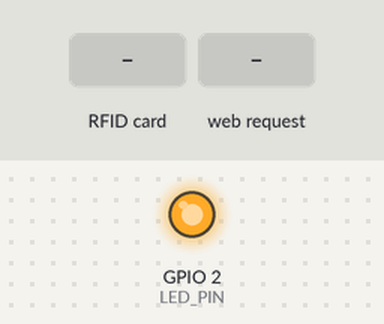
A program run on a simulated ESP32. Parts: output pins drawn as LEDs (lit = HIGH). The inputs (shaded band) are chosen by the test bench. WiFi joins after 1.5 s; servers stay silent unless stated; what the program prints to the serial monitor is not drawn.

Above: at 3.7 s.
3.8 s: RFID card 5E 7A 19 C4 held to the reader
5.5 s: HTTP request GET /open received
At 6.4 s:
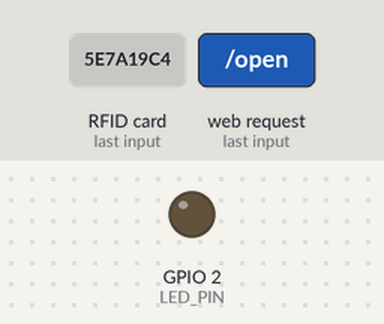
Timing chart, 0 to 10.0 s (numbered marks = the images above; inputs shaded):
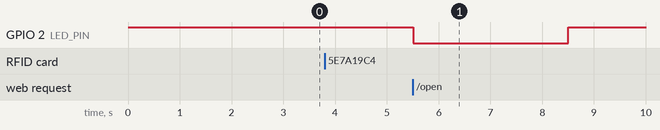

The program:

main.cpp
```cpp
// ####  Código Principal  ####################################################################
#include "Arduino.h"
#include "WiFi.h"
#include <HTTPClient.h>
#include "ESPAsyncWebServer.h"
#include <SPI.h>     //INCLUSÃO DE BIBLIOTECA
#include "MFRC522.h" //INCLUSÃO DE BIBLIOTECA

#define LED_PIN 2

#define SS_PIN 5  // PINO SDA
#define RST_PIN 0 // PINO DE RESET

#define SIZE_BUFFER 18
#define MAX_SIZE_BLOCK 16

// esse objeto 'chave' é utilizado para autenticação
MFRC522::MIFARE_Key key;
// código de status de retorno da autenticação
MFRC522::StatusCode status;

MFRC522 mfrc522(SS_PIN, RST_PIN); // PASSAGEM DE PARÂMETROS REFERENTE AOS PINOS

const char *ssid = "Erick";
const char *password = "@abcdefgh";

const char *serverHelloWorld = "http://192.168.229.33/";
const char *serverGetUserByCode = "http://192.168.229.33/confirmCode/";

unsigned long previousMillis = 0;
const long interval = 5000;

// Definindo um servidor na porta 80
AsyncWebServer server(80);

String serverResponse;

String httpGETRequest(const char *serverName);

char *awaitAndGetTag();

void openLock();

String code;

char arr[10];

void setup()
{
  pinMode(LED_PIN, OUTPUT);

  digitalWrite(LED_PIN, 1);

  Serial.begin(115200);
  delay(1000);

  SPI.begin();        // INICIALIZA O BARRAMENTO SPI
  mfrc522.PCD_Init(); // INICIALIZA MFRC522

  WiFi.mode(WIFI_STA); // Optional
  WiFi.begin(ssid, password);
  Serial.println("\nConnecting");

  while (WiFi.status() != WL_CONNECTED)
  {
    Serial.print(".");
    delay(100);
  }

  Serial.println("\nConnected to the WiFi network");
  Serial.print("Local ESP32 IP: ");
  Serial.println(WiFi.localIP());

  server.on("/code", HTTP_GET, [](AsyncWebServerRequest *request)
            { request->send_P(200, "text/plain", awaitAndGetTag()); });
  server.on("/open", HTTP_GET, [](AsyncWebServerRequest *request)
            { openLock();
                  request->send_P(200, "text/plain", "Ok"); });

  // cors
  DefaultHeaders::Instance().addHeader("Access-Control-Allow-Origin", "*");
  server.begin();
}

void loop()
{
  // Aguarda a aproximacao do cartao
  if (!mfrc522.PICC_IsNewCardPresent())
  {
    return;
  }
  // Seleciona um dos cartoes
  if (!mfrc522.PICC_ReadCardSerial())
  {
    return;
  }

  byte uidSize = sizeof(mfrc522.uid.uidByte);

  // initialise character array
  memset(arr, 0, sizeof(arr));

  for (int cnt = 0; cnt < uidSize; cnt++)
  {
    // convert byte to its ascii representation
    sprintf(&arr[cnt * 2], "%02X", mfrc522.uid.uidByte[cnt]);
  }

  // instrui o PICC quando no estado ACTIVE a ir para um estado de "parada"
  mfrc522.PICC_HaltA();
  // "stop" a encriptação do PCD, deve ser chamado após a comunicação com autenticação, caso contrário novas comunicações não poderão ser iniciadas
  mfrc522.PCD_StopCrypto1();

  char *get_user_by_passcode_url = (char *)malloc(strlen(serverGetUserByCode) + strlen(arr) + 1);

  int tempLength = strlen(serverGetUserByCode) + strlen(arr);

  memcpy(get_user_by_passcode_url, serverGetUserByCode, strlen(serverGetUserByCode));
  memcpy(get_user_by_passcode_url + strlen(serverGetUserByCode), arr, strlen(arr) + 1);

  Serial.println(get_user_by_passcode_url);

  if (!(WiFi.status() == WL_CONNECTED))
  {
    Serial.println("WiFi Disconnected");

    while (WiFi.status() != WL_CONNECTED)
    {
      WiFi.begin(ssid, password);
      Serial.println("\nConnecting");

      Serial.print(".");
      delay(100);
    }

    Serial.println("\nConnected to the WiFi network");
    Serial.print("Local ESP32 IP: ");
    Serial.println(WiFi.localIP());

    return;
  }

  String payload = httpGETRequest(get_user_by_passcode_url);

  Serial.println(payload);

  if (payload == "1")
  {
    openLock();
  }
  else
  {
    Serial.println("Usuário não cadastrado.");
  }
}

void openLock()
{
  digitalWrite(LED_PIN, 0);
  Serial.println("Aberto");
  delay(3000);
  digitalWrite(LED_PIN, 1);
  Serial.println("Fechado");
}

String httpGETRequest(const char *serverName)
{
  WiFiClient client;
  HTTPClient http;

  // Your Domain name with URL path or IP address with path
  http.begin(client, serverName);

  // Send HTTP POST request
  int httpResponseCode = http.GET();

  String payload = "--";

  if (httpResponseCode > 0)
  {
    Serial.print("HTTP Response code: ");
    Serial.println(httpResponseCode);
    payload = http.getString();
  }
  else
  {
    Serial.print("Error code: ");
    Serial.println(httpResponseCode);
  }
  // Free resources
  http.end();

  return payload;
}

char *awaitAndGetTag()
{

  Serial.println("Waiting for input...");

  while (true)
  {
    // Aguarda a aproximacao do cartao
    if (!mfrc522.PICC_IsNewCardPresent())
    {
      continue;
    }
    // Seleciona um dos cartoes
    if (!mfrc522.PICC_ReadCardSerial())
    {
      continue;
    }

    byte uidSize = sizeof(mfrc522.uid.uidByte);

    // initialise character array
    memset(arr, 0, sizeof(arr));

    for (int cnt = 0; cnt < uidSize; cnt++)
    {
      // convert byte to its ascii representation
      sprintf(&arr[cnt * 2], "%02X", mfrc522.uid.uidByte[cnt]);
    }

    Serial.println(arr);

    // instrui o PICC quando no estado ACTIVE a ir para um estado de "parada"
    mfrc522.PICC_HaltA();
    // "stop" a encriptação do PCD, deve ser chamado após a comunicação com autenticação, caso contrário novas comunicações não poderão ser iniciadas
    mfrc522.PCD_StopCrypto1();
    break;
  }

  return arr;
}

// ####  RFID BASE CODE  ##########################################################

// #include "Arduino.h"
// #include <SPI.h>     //INCLUSÃO DE BIBLIOTECA
// #include "MFRC522.h" //INCLUSÃO DE BIBLIOTECA

// #define SS_PIN 5  // PINO SDA
// #define RST_PIN 0 // PINO DE RESET

// #define SIZE_BUFFER 18
// #define MAX_SIZE_BLOCK 16

// // esse objeto 'chave' é utilizado para autenticação
// MFRC522::MIFARE_Key key;
// // código de status de retorno da autenticação
// MFRC522::StatusCode status;

// MFRC522 mfrc522(SS_PIN, RST_PIN); // PASSAGEM DE PARÂMETROS REFERENTE AOS PINOS

// void setup()
// {
//   Serial.begin(9600); // INICIALIZA A SERIAL
//   SPI.begin();        // INICIALIZA O BARRAMENTO SPI
//   mfrc522.PCD_Init(); // INICIALIZA MFRC522
// }

// void loop()
// {
//   // Aguarda a aproximacao do cartao
//   if (!mfrc522.PICC_IsNewCardPresent())
//   {
//     return;
//   }
//   // Seleciona um dos cartoes
//   if (!mfrc522.PICC_ReadCardSerial())
//   {
//     return;
//   }

//   for (byte i = 0; i < mfrc522.uid.size; i++)
//   {
//     Serial.print(mfrc522.uid.uidByte[i] < 0x10 ? " 0" : " ");
//     Serial.print(mfrc522.uid.uidByte[i], HEX);
//   }

//   // instrui o PICC quando no estado ACTIVE a ir para um estado de "parada"
//   mfrc522.PICC_HaltA();
//   // "stop" a encriptação do PCD, deve ser chamado após a comunicação com autenticação, caso contrário novas comunicações não poderão ser iniciadas
//   mfrc522.PCD_StopCrypto1();
// }

// ##  LED With input time interval  ###########################################

// To Start a typeable monitor in platformio run: pio device monitor --eol=CRLF --echo --filter send_on_enter

// #include "Arduino.h"

// static const int app_cpu = 1;

// static const int led_pin = 2;

// // Settings
// static const uint8_t buf_len = 20;

// // Globals
// static int led_delay = 500; // ms

// void taskSerialRead(void *parameter)
// {

//   char c;
//   char buf[buf_len];
//   uint8_t idx = 0;

//   // Clear whole buffer
//   memset(buf, 0, buf_len);

//   while (1)
//   {

//     // Read characters from serial
//     if (Serial.available() > 0)
//     {
//       c = Serial.read();

//       // Update delay variable and reset buffer if we get a newline character
//       if (c == '\n')
//       {
//         led_delay = atoi(buf);
//         Serial.print("Updated LED delay to: ");
//         Serial.println(led_delay);
//         memset(buf, 0, buf_len);
//         idx = 0;
//       }
//       else
//       {

//         // Only append if index is not over message limit
//         if (idx < buf_len - 1)
//         {
//           buf[idx] = c;
//           idx++;
//         }
//       }
//     }
//   }
// }
// void toggleLED(void *parameter)
// {
//   while (1)
//   {
//     digitalWrite(led_pin, HIGH);
//     vTaskDelay(led_delay / portTICK_PERIOD_MS);
//     digitalWrite(led_pin, LOW);
//     vTaskDelay(led_delay / portTICK_PERIOD_MS);
//   }
// }

// void setup()
// {
//   Serial.begin(9600);

//   pinMode(led_pin, OUTPUT);

//   // Task to run forever
//   //  xTaskCreate in vanilla FreeRTOS. However, in this library,
//   //  xTaskCreate run the task in any available core while
//   //  xTaskCreatePinnedToCore runs the task in an specific core
//   xTaskCreatePinnedToCore(
//       toggleLED,    // Function to be called
//       "Toogle LED", // Name of The Task
//       1024,         // Stack Size (bytes in ESP32, words in FreeRTOS)
//       NULL,         // Parameter to pass to function
//       1,            // Task Priority (0 to configMAX_PRIORITIES - 1)
//       NULL,         // task handle (a pointer to get status and terminate task)
//       app_cpu       // How many cores to use
//   );

//   xTaskCreatePinnedToCore(
//       taskSerialRead, // Function to be called
//       "Toogle LED",   // Name of The Task
//       1024,           // Stack Size (bytes in ESP32, words in FreeRTOS)
//       NULL,           // Parameter to pass to function
//       1,              // Task Priority (0 to configMAX_PRIORITIES - 1)
//       NULL,           // task handle (a pointer to get status and terminate task)
//       app_cpu         // How many cores to use
//   );

//   // In vanilla FreeRTOS, it's necessary to call vTaskStartScheduler() in main after setting up tasks.
//   // However, esp32 already uses a modified version of FreeRTOS to run the setup and loop function and
//   // initializes the FreeRTOS functions

//   // Delete "setup and loop" task
//   vTaskDelete(NULL);
// }

// void loop()
// {
// }

// #######  Demo Preemption  ####################################################

// #include "Arduino.h"

// static const int app_cpu = 1;

// static const int led_pin = 2;

// const char msg[] = "Erick Mandando Mensagem Usando RTOS";

// static TaskHandle_t task_1 = NULL;
// static TaskHandle_t task_2 = NULL;

// // Task: print to Serial Terminal with lower priority
// void task1(void *parameter)
// {
//   int msg_len = strlen(msg);

//   while (1)
//   {
//     Serial.println();
//     // Not sending the entire string at once to avoid it being stored
//     // in the serial buffer
//     for (int i = 0; i < msg_len; i++)
//     {
//       Serial.print(msg[i]);
//     }
//     Serial.println();
//     vTaskDelay(1000 / portTICK_PERIOD_MS);
//   }
// }

// // Task: print to Serial Terminal with higher priority
// void task2(void *parameter)
// {
//   while (1)
//   {
//     Serial.print('*');
//     vTaskDelay(100 / portTICK_PERIOD_MS);
//   }
// }

// void setup()
// {
//   // Slow rate to let the preemption occur
//   Serial.begin(300);

//   // Wait a moment to start to see the preemption
//   vTaskDelay(1000 / portTICK_PERIOD_MS);
//   Serial.println();
//   Serial.println("---- FreeTOS Preemption Demo ----");

//   Serial.print("Setup and loop running on core");
//   Serial.print(xPortGetCoreID());
//   Serial.print(" with priority ");
//   Serial.print(uxTaskPriorityGet(NULL));

//   // Task to run forever
//   //  xTaskCreate in vanilla FreeRTOS. However, in this library,
//   //  xTaskCreate run the task in any available core while
//   //  xTaskCreatePinnedToCore runs the task in an specific core
//   xTaskCreatePinnedToCore(
//       task1,         // Function to be called
//       "Print Frase", // Name of The Task
//       1024,          // Stack Size (bytes in ESP32, words in FreeRTOS)
//       NULL,          // Parameter to pass to function
//       1,             // Task Priority (0 to configMAX_PRIORITIES - 1)
//       &task_1,       // task handle (a pointer to get status and terminate task)
//       app_cpu        // How many cores to use
//   );

//   xTaskCreatePinnedToCore(
//       task2,        // Function to be called
//       "Print Star", // Name of The Task
//       1024,         // Stack Size (bytes in ESP32, words in FreeRTOS)
//       NULL,         // Parameter to pass to function
//       2,            // Task Priority (0 to configMAX_PRIORITIES - 1)
//       &task_2,      // task handle (a pointer to get status and terminate task)
//       app_cpu       // How many cores to use
//   );

//   // In vanilla FreeRTOS, it's necessary to call vTaskStartScheduler() in main after setting up tasks.
//   // However, esp32 already uses a modified version of FreeRTOS to run the setup and loop function and
//   // initializes the FreeRTOS functions
// }

// void loop()
// {
//   for (int i = 0; i < 3; i++)
//   {
//     vTaskSuspend(task_2);
//     vTaskDelay(2000 / portTICK_PERIOD_MS);
//     vTaskResume(task_2);
//     vTaskDelay(2000 / portTICK_PERIOD_MS);
//   }

//   if (task_1 != NULL)
//   {
//     Serial.println("Deleting task 1");
//     vTaskDelete(task_1);
//     task_1 = NULL;
//   }
// }

// ####  Blink in RTOS  #################################################################################################

// #include "Arduino.h"

// static const int app_cpu = 1;

// static const int led_pin = 2;

// void toggleLED(void *parameter)
// {
//   while (1)
//   {
//     digitalWrite(led_pin, HIGH);
//     vTaskDelay(500 / portTICK_PERIOD_MS); // vTaskDelay expects the number of ticks instead of time in milliseconds (1 tick = 1ms)
//     digitalWrite(led_pin, LOW);
//     vTaskDelay(500 / portTICK_PERIOD_MS);
//   }
// }

// void setup()
// {
//   pinMode(led_pin, OUTPUT);

//   // Task to run forever
//   //  xTaskCreate in vanilla FreeRTOS. However, in this library,
//   //  xTaskCreate run the task in any available core while
//   //  xTaskCreatePinnedToCore runs the task in an specific core
//   xTaskCreatePinnedToCore(
//       toggleLED,    // Function to be called
//       "Toogle LED", // Name of The Task
//       1024,         // Stack Size (bytes in ESP32, words in FreeRTOS)
//       NULL,         // Parameter to pass to function
//       1,            // Task Priority (0 to configMAX_PRIORITIES - 1)
//       NULL,         // task handle (a pointer to get status and terminate task)
//       app_cpu       // How many cores to use
//   );

//   // In vanilla FreeRTOS, it's necessary to call vTaskStartScheduler() in main after setting up tasks.
//   // However, esp32 already uses a modified version of FreeRTOS to run the setup and loop function and
//   // initializes the FreeRTOS functions
// }

// void loop()
// {
// }

// ##################################################################################################################
```

Measured:
- after the input at 3.8 s, every drawn part: stays the same
- after the input at 5.5 s, GPIO 2 (LED_PIN): HIGH → LOW at once, → HIGH 3.0 s later
